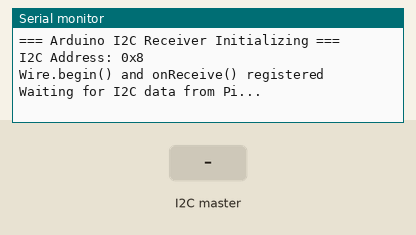
Bench run of a sketch on a simulated Arduino Uno, built with avr-gcc and run on an emulated ATmega328P. On the bench: the last lines printed to the serial monitor. Inputs (shaded band) come from the test bench.

Above: at 1.7 s.
1.8 s: the I2C master sends the byte 1
At 3.0 s:
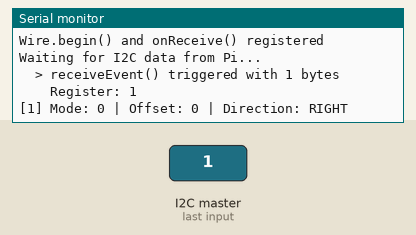
3.3 s: the I2C master sends the byte 0
At 5.8 s:
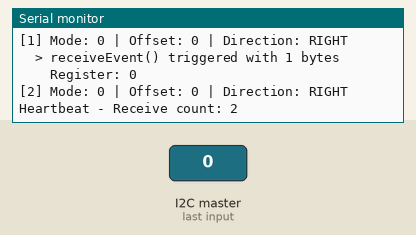

The sketch:

pi_comms.ino
```cpp
#include <Wire.h>

// I2C address
#define I2C_ADDR 0x8

// Received data variables
volatile byte receivedMode = 0;
volatile byte receivedOffset = 0;
volatile byte receivedDirection = 0;
volatile bool dataReceived = false;
volatile int receiveCount = 0;

void setup() {
  // Initialize serial communication
  Serial.begin(9600);
  delay(500);

  Serial.println("\n\n=== Arduino I2C Receiver Initializing ===");
  Serial.print("I2C Address: 0x");
  Serial.println(I2C_ADDR, HEX);

  // Initialize I2C as slave
  Wire.begin(I2C_ADDR);

  // Register receive callback
  Wire.onReceive(receiveEvent);

  Serial.println("Wire.begin() and onReceive() registered");
  Serial.println("Waiting for I2C data from Pi...\n");
}

void loop() {
  // Print heartbeat every 5 seconds
  static unsigned long lastHeartbeat = 0;
  if (millis() - lastHeartbeat > 5000) {
    lastHeartbeat = millis();
    Serial.print("Heartbeat - Receive count: ");
    Serial.println(receiveCount);
  }

  // Check if new data was received
  if (dataReceived) {
    dataReceived = false;
    receiveCount++;

    // Print received data to serial monitor
    Serial.print("[");
    Serial.print(receiveCount);
    Serial.print("] Mode: ");
    Serial.print(receivedMode);
    Serial.print(" | Offset: ");
    Serial.print(receivedOffset);
    Serial.print(" | Direction: ");
    Serial.println(receivedDirection == 1 ? "LEFT" : "RIGHT");
  }

  delay(10);
}

// I2C receive callback function
void receiveEvent(int numBytes) {
  Serial.print("  > receiveEvent() triggered with ");
  Serial.print(numBytes);
  Serial.println(" bytes");

  // Skip the register address byte (first byte from write_i2c_block_data)
  if (Wire.available()) {
    byte registerAddr = Wire.read();
    Serial.print("    Register: ");
    Serial.println(registerAddr);
  }

  // Read 3 bytes: mode, offset, direction
  if (Wire.available()) {
    receivedMode = Wire.read();
    Serial.print("    Byte 1 (Mode): ");
    Serial.println(receivedMode);
  }

  if (Wire.available()) {
    receivedOffset = Wire.read();
    Serial.print("    Byte 2 (Offset): ");
    Serial.println(receivedOffset);
  }

  if (Wire.available()) {
    receivedDirection = Wire.read();
    Serial.print("    Byte 3 (Direction): ");
    Serial.println(receivedDirection);
  }

  // Clear any remaining bytes
  while (Wire.available()) {
    Wire.read();
  }

  dataReceived = true;
}
```

Measured:
- after the input at 1.8 s, the serial monitor: prints a new line at once (image 1)
- after the input at 3.3 s, the serial monitor: prints a new line after 0.05 s (image 2)
